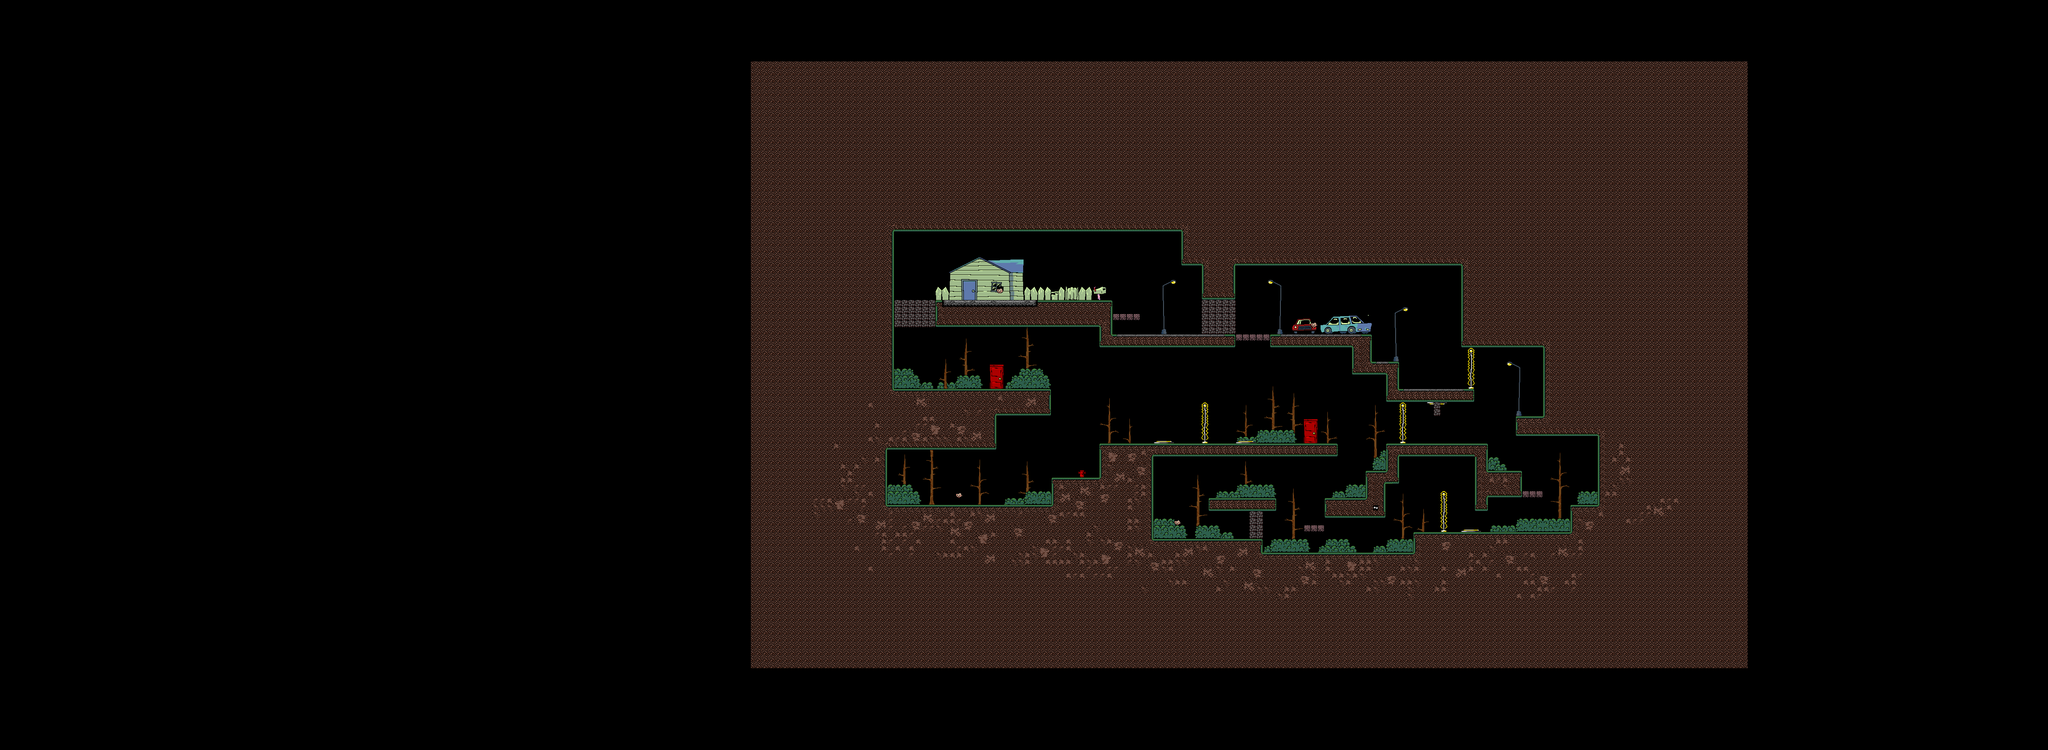

The image is a tile-based game level rendered from a .tmx file. Its description and source (layers, tilesets, objects; grid data summarised) follow:
An orthogonal 300x110 tile map with 16x16 px tiles, 5 tile layers (05 Background Background, 04 Background, 03 Collision, 02 Foreground, ...).

<map version="1.5" tiledversion="1.7.0" orientation="orthogonal" renderorder="right-down" width="300" height="110" tilewidth="16" tileheight="16" infinite="0" nextlayerid="6" nextobjectid="1">
 <tileset firstgid="1" source="RatkingTileset.tsx" />
 <layer id="5" name="05 Background Background" width="300" height="110">
  <data>[33000 cells, 363 non-empty, 48 distinct tile ids]</data>
 </layer>
 <layer id="4" name="04 Background" width="300" height="110">
  <data>[33000 cells, 289 non-empty, 146 distinct tile ids]</data>
 </layer>
 <layer id="1" name="03 Collision" width="300" height="110">
  <data>[33000 cells, 9906 non-empty, 42 distinct tile ids]</data>
 </layer>
 <layer id="2" name="02 Foreground" width="300" height="110">
  <data>[33000 cells, 0 non-empty, 0 distinct tile ids]</data>
 </layer>
 <layer id="3" name="01 Placeholders" width="300" height="110">
  <data>[33000 cells, 130 non-empty, 21 distinct tile ids]</data>
 </layer>
</map>
